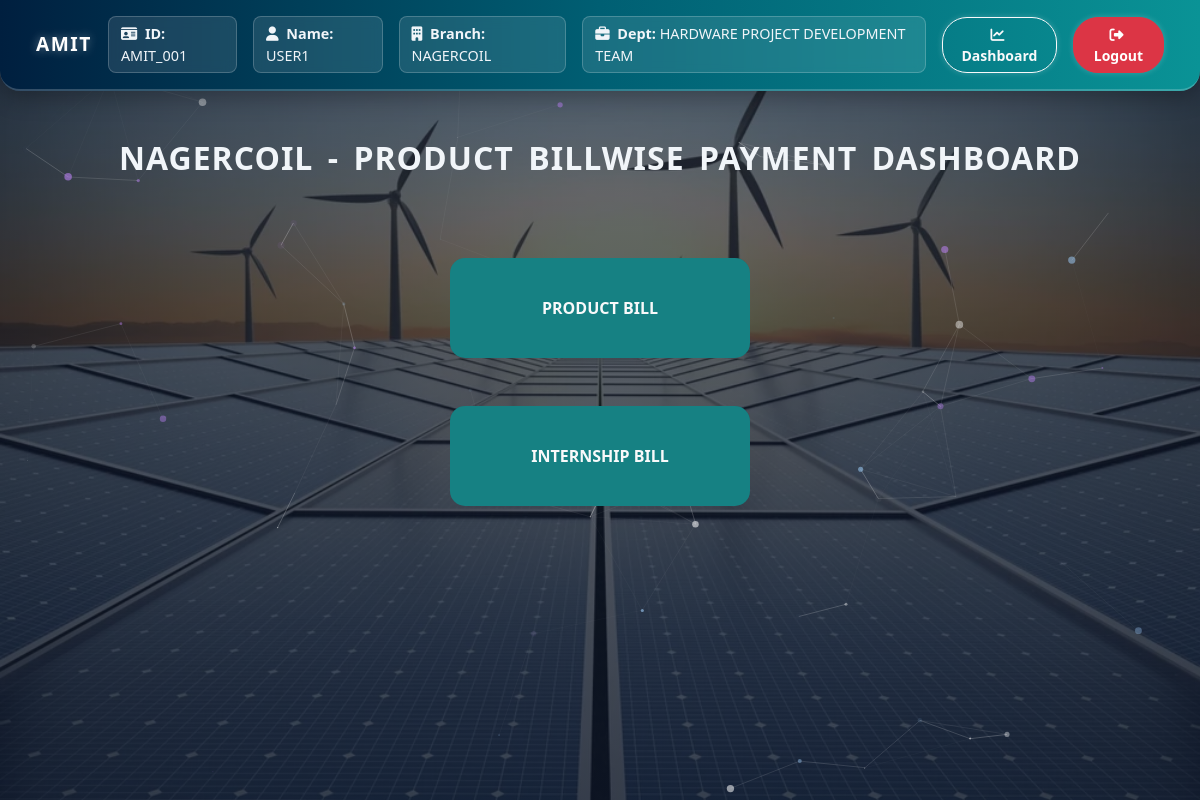
/NAGERCOIL/dashboard/product/ (signed in), run on the app's committed database.
### amit_logins/models.py (models this page shows, shortened)
class User(AbstractUser):
    DEPARTMENT_CHOICES = [
        ('HARDWARE PROJECT DEVELOPMENT TEAM', 'HARDWARE PROJECT DEVELOPMENT TEAM'),
        ('ADMIN TEAM', 'ADMIN TEAM'),
        ('ADMIN-MANAGEMENT WORK TEAM', 'ADMIN-MANAGEMENT WORK TEAM'),
    ]
    BRANCH_CHOICES = [
        ('NAGERCOIL', 'NAGERCOIL'),
    ]
    employee_name = models.CharField(max_length=100, null=True, blank=True)
    department = models.CharField(max_length=50, choices=DEPARTMENT_CHOICES)
    branch = models.CharField(max_length=20, choices=BRANCH_CHOICES)
    is_team_leader = models.BooleanField(default=False)
    is_approved = models.BooleanField(default=False)

### amit_logins/views.py (the view)
# urls.py: path('<str:branch>/dashboard/<str:work_type>/', views.billwise_dashboard, name='billwise_dashboard'),
def billwise_dashboard(request, branch, work_type):
    categories = BILL_CATEGORIES.get(work_type.lower(), [])
    return render(request, 'billwise/dashboard.html', {
        'categories': categories,
        'branch': branch,
        'work_type': work_type
    })

### amit_logins/templates/billwise/dashboard.html
{% extends "logins/base.html" %}
{% block content %}
<h2 class="mt-5 text-center text-uppercase" style="font-weight:900">
    {{ branch }} - {{ work_type|title }} Billwise Payment Dashboard
</h2>
<br><br><br>
<div class="d-flex justify-content-center align-items-center flex-column gap-5">
    {% for category in categories %}
        <a href="{% url 'bill_list' branch category %}">
            <div class="box text-light btn-primary">{{ category|upper }} BILL</div>
        </a>
    {% endfor %}
</div>
{% endblock %}

### amit_logins/templates/logins/base.html (shortened to what this page needs)
{% load static %}
<!DOCTYPE html>
<html lang="en">
<head>
  <link href="https://cdn.jsdelivr.net/npm/bootstrap@5.3.5/dist/css/bootstrap.min.css" rel="stylesheet">
  <link rel="stylesheet" href="https://cdnjs.cloudflare.com/ajax/libs/font-awesome/6.4.0/css/all.min.css">
  <link href="https://cdn.jsdelivr.net/npm/bootstrap-icons@1.11.1/font/bootstrap-icons.css" rel="stylesheet">
</head>
<body>
  <div id="particles-js"></div>
  {% if user.is_authenticated %}
<nav class="navbar navbar-expand-lg navbar-dark custom-navbar px-4 py-3">
  <div class="container-fluid">
    <a class="navbar-brand fw-bold text-uppercase" href="#">
      AMIT
    </a>
    <div class="collapse navbar-collapse justify-content-end" id="navbarContent">
      <ul class="navbar-nav align-items-center gap-3">
        <li class="nav-item user-box">
          <i class="fa-solid fa-id-card me-1"></i> <strong>ID:</strong> {{ user.username }}
        </li>
        {% if not user.is_superuser %}
        <li class="nav-item user-box">
          <i class="fa-solid fa-user me-1"></i> <strong>Name:</strong> {{ user.employee_name }}
        </li>
        <li class="nav-item user-box">
          <i class="fa-solid fa-building me-1"></i> <strong>Branch:</strong> {{ user.branch }}
        </li>
        <li class="nav-item user-box">
          <i class="fa-solid fa-briefcase me-1"></i> <strong>Dept:</strong> {{ user.department }}
        </li>
        {% endif %}
        <li class="nav-item">
          <a href="{% url 'dashboard' %}" class="btn nav-btn btn-outline-light btn-sm">
            <i class="fa-solid fa-chart-line me-1"></i> Dashboard
          </a>
        </li>
        <li class="nav-item">
          <a href="{% url 'logout' %}" class="btn nav-btn btn-danger btn-sm">
            <i class="fa-solid fa-right-from-bracket me-1"></i> Logout
          </a>
        </li>
      </ul>
    </div>
  </div>
</nav>
{% endif %}
  <div class="container-fluid content-wrapper mt-4">
    {% block content %}
    {% endblock %}
  </div>
</body>
</html>

### data on the page
User: username "AMIT_001", employee_name "USER1", branch "NAGERCOIL", department "HARDWARE PROJECT DEVELOPMENT TEAM"

### other printed values
{{ work_type|title }} "PRODUCT"
{{ category|upper }} "PRODUCT" "INTERNSHIP"
